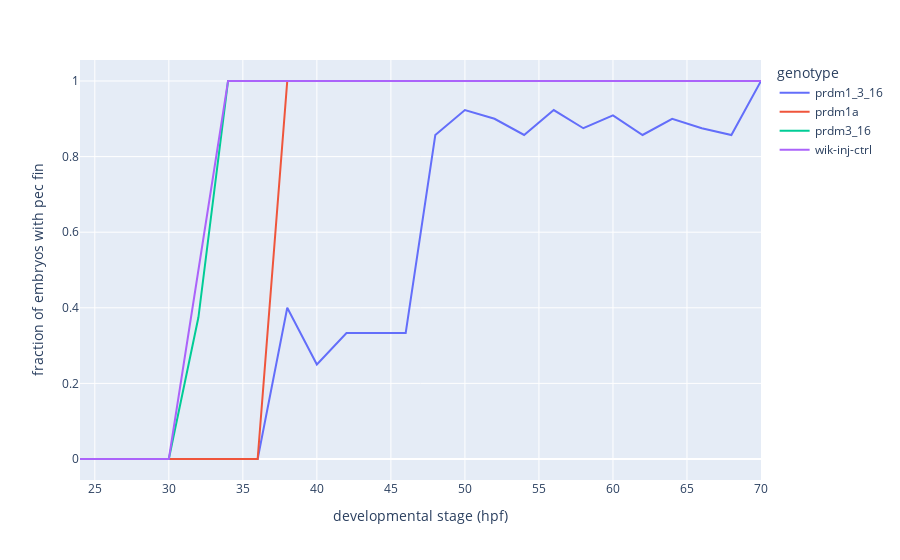

Notebook cell for this chart:
### Code cell
# generate coarse stage vec
stage_vec = metadata_df["estimated_stage_hpf"]
res = 2
stage_vec_rounded = np.round(stage_vec/2)*res
metadata_df["stage_rounded"] = stage_vec_rounded

# generate presence/absence var
nan_indices = np.where(np.isnan(metadata_df["qc_flag"]))[0]
metadata_df["fin_flag"] = np.abs(metadata_df["qc_flag"]) > 0
metadata_df.loc[nan_indices, "fin_flag"] = np.nan
fin_presence_df = metadata_df.loc[:, ["genotype", "stage_rounded", "fin_flag"]].groupby(by=["genotype", "stage_rounded"]).agg("mean")
fin_presence_df = fin_presence_df.reset_index()


fig = px.line(fin_presence_df, x="stage_rounded", y="fin_flag", color="genotype", template="plotly")
fig.update_layout(yaxis_title="fraction of embryos with pec fin",
                  xaxis_title="developmental stage (hpf)")
fig.show()
fig.write_image(figure_path + "pecfin_frac_summary.png", scale=2)

### Figure 1 — Plotly figure (JSON) as saved in the notebook; plotly's stock layout.template omitted (floating-point values rounded to 4 significant figures)
{"data": [{"hovertemplate": "genotype=prdm1_3_16<br>stage_rounded=%{x}<br>fin_flag=%{y}<extra></extra>", "legendgroup": "prdm1_3_16", "line": {"color": "#636efa", "dash": "solid"}, "marker": {"symbol": "circle"}, "mode": "lines", "name": "prdm1_3_16", "orientation": "v", "showlegend": true, "type": "scatter", "x": [24, 26, 28, 30, 32, 34, 36, 38, 40, 42, 44, 46, 48, 50, 52, 54, 56, 58, 60, 62, 64, 66, 68, 70], "xaxis": "x", "y": [0, 0, 0, 0, 0, 0, 0, 0.4, 0.25, 0.3333, 0.3333, 0.3333, 0.8571, 0.9231, 0.9, 0.8571, 0.9231, 0.875, 0.9091, 0.8571, 0.9, 0.875, 0.8571, 1], "yaxis": "y"}, {"hovertemplate": "genotype=prdm1a<br>stage_rounded=%{x}<br>fin_flag=%{y}<extra></extra>", "legendgroup": "prdm1a", "line": {"color": "#EF553B", "dash": "solid"}, "marker": {"symbol": "circle"}, "mode": "lines", "name": "prdm1a", "orientation": "v", "showlegend": true, "type": "scatter", "x": [24, 26, 28, 30, 32, 34, 36, 38, 40, 42, 44, 46, 48, 50, 52, 54, 56, 58, 60, 62, 64, 66, 68], "xaxis": "x", "y": [0, 0, 0, 0, 0, 0, 0, 1, 1, 1, 1, 1, 1, 1, 1, 1, 1, 1, 1, 1, 1, 1, 1], "yaxis": "y"}, {"hovertemplate": "genotype=prdm3_16<br>stage_rounded=%{x}<br>fin_flag=%{y}<extra></extra>", "legendgroup": "prdm3_16", "line": {"color": "#00cc96", "dash": "solid"}, "marker": {"symbol": "circle"}, "mode": "lines", "name": "prdm3_16", "orientation": "v", "showlegend": true, "type": "scatter", "x": [24, 26, 28, 30, 32, 34, 36, 38, 40, 42, 44, 46, 48, 50, 52, 54, 56, 58, 60, 62, 64, 66, 68], "xaxis": "x", "y": [0, 0, 0, 0, 0.375, 1, 1, 1, 1, 1, 1, 1, 1, 1, 1, 1, 1, 1, 1, 1, 1, 1, 1], "yaxis": "y"}, {"hovertemplate": "genotype=wik-inj-ctrl<br>stage_rounded=%{x}<br>fin_flag=%{y}<extra></extra>", "legendgroup": "wik-inj-ctrl", "line": {"color": "#ab63fa", "dash": "solid"}, "marker": {"symbol": "circle"}, "mode": "lines", "name": "wik-inj-ctrl", "orientation": "v", "showlegend": true, "type": "scatter", "x": [24, 26, 28, 30, 32, 34, 36, 38, 40, 42, 44, 46, 48, 50, 52, 54, 56, 58, 60, 62, 64, 66, 68, 70], "xaxis": "x", "y": [0, 0, 0, 0, 0.5, 1, 1, 1, 1, 1, 1, 1, 1, 1, 1, 1, 1, 1, 1, 1, 1, 1, 1, 1], "yaxis": "y"}], "layout": {"legend": {"title": {"text": "genotype"}, "tracegroupgap": 0}, "margin": {"t": 60}, "xaxis": {"anchor": "y", "domain": [0, 1], "title": {"text": "developmental stage (hpf)"}}, "yaxis": {"anchor": "x", "domain": [0, 1], "title": {"text": "fraction of embryos with pec fin"}}}}
